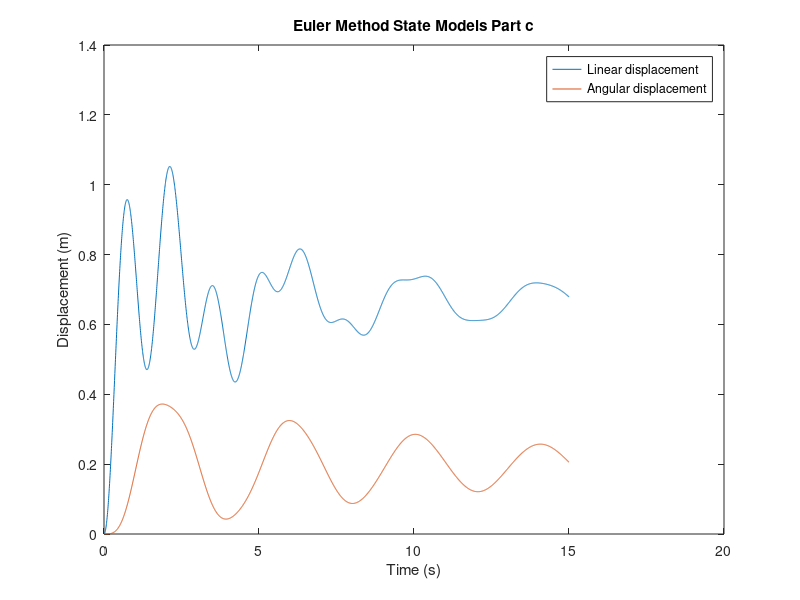

Write the MATLAB code that produced this figure.
dt = 0.005;
t = 0:dt:15;

t_mat = vec2mat(t,1);
b=20;
k=500;
k_theta = 1000;
b_theta = 80;
p=7874;
L=0.15;
r=0.75;
h=0.1;
m = p*L*L*L;
j = 0.5*(p*h*pi*(r^2))*(r^2);
a = [-b/m -1/m 0 b*r/m; k 0 0 -r*k; 0 0 0 k_theta; r*b/j r/j -1/j -(b_theta+b*r*r)/j];
bf = [1/m;0;0;0];
bg = [1;0;0;0];
c = [0 0 1/k_theta 0;0 1/k r/k_theta 0];
%%c = [0 0 1/k_theta 0; 1/k 0 0 0];
d=0;
n=15/dt;
x = zeros(4,n);
x_diff = [0;0;0;0];
y = zeros(2,n);
ft=[];
ft(1:1,1:n+1)=0;
ft(1,1)=100;
g(1:1,1:n+1) = 9.81;
i=1;
d1 = [0;0];
d2 = [0;0];
for t = 0:dt:15
    x_diff = a*x(:,i) + bf.*ft(:,i) + bg.*g(:,i);
    x(:,i+1) = x(:,i) + x_diff.*dt;
    y(:,i) = c*x(:,i) + d1.*ft(:,i) + d2.*g(:,i);
    
    i=i+1;
end
figure;
plot(t_mat,y(2,:),t_mat,y(1,:));
title('Euler Method State Models Part c');
xlabel('Time (s)');
ylabel('Displacement (m)');
legend('Linear displacement','Angular displacement');